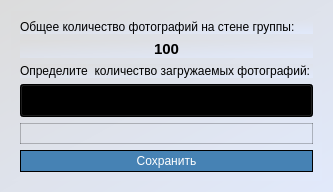
<?xml version="1.0" encoding="UTF-8"?>
<ui version="4.0">
 <class>Dialog</class>
 <widget class="QDialog" name="Dialog">
  <property name="geometry">
   <rect>
    <x>0</x>
    <y>0</y>
    <width>333</width>
    <height>166</height>
   </rect>
  </property>
  <property name="windowTitle">
   <string>Dialog</string>
  </property>
  <property name="styleSheet">
   <string notr="true">background-color: qlineargradient(spread:pad, x1:1, y1:1, x2:0, y2:0, stop:0 rgba(225, 233, 251, 255), stop:1 rgba(220, 220, 220, 255));</string>
  </property>
  <layout class="QVBoxLayout" name="verticalLayout_2">
   <item>
    <widget class="QFrame" name="wall_frame">
     <layout class="QVBoxLayout" name="verticalLayout">
      <item>
       <widget class="QLabel" name="label_define_count">
        <property name="text">
         <string>Общее количество фотографий на стене группы:</string>
        </property>
       </widget>
      </item>
      <item>
       <widget class="QLabel" name="label_count">
        <property name="styleSheet">
         <string notr="true">font-weight: bold;
font-size: 11pt;</string>
        </property>
        <property name="text">
         <string>100</string>
        </property>
        <property name="alignment">
         <set>Qt::AlignCenter</set>
        </property>
       </widget>
      </item>
      <item>
       <widget class="QLabel" name="label_select_photo">
        <property name="text">
         <string>Определите  количество загружаемых фотографий:</string>
        </property>
       </widget>
      </item>
      <item>
       <widget class="QComboBox" name="combo_box_select_photos">
        <property name="styleSheet">
         <string notr="true">QComboBox {
font-size: 10pt;
padding: 5px;
selection-background-color: transparent;
height: 21px;
}
</string>
        </property>
        <property name="currentIndex">
         <number>0</number>
        </property>
        <property name="frame">
         <bool>true</bool>
        </property>
        <item>
         <property name="text">
          <string>Все</string>
         </property>
        </item>
        <item>
         <property name="text">
          <string>Последние</string>
         </property>
        </item>
        <item>
         <property name="text">
          <string>Первые</string>
         </property>
        </item>
       </widget>
      </item>
      <item>
       <widget class="QLineEdit" name="line_edit_count">
        <property name="enabled">
         <bool>false</bool>
        </property>
        <property name="minimumSize">
         <size>
          <width>0</width>
          <height>21</height>
         </size>
        </property>
        <property name="maximumSize">
         <size>
          <width>16777215</width>
          <height>21</height>
         </size>
        </property>
        <property name="styleSheet">
         <string notr="true">QLineEdit {
background-color: white;
border: 1px solid black;
padding: 1px;
height: 21px;
}

QLineEdit::focus {
background-color: white;
border: 1px solid rgb(21, 148, 194);
padding: 1px;
}

QLineEdit::disabled {
background-color: transparent;
border: 1px solid rgba(0, 0, 0, 60)
}



</string>
        </property>
       </widget>
      </item>
      <item>
       <widget class="QPushButton" name="button_save">
        <property name="cursor">
         <cursorShape>PointingHandCursor</cursorShape>
        </property>
        <property name="styleSheet">
         <string notr="true">QPushButton {
background-color: rgb(70, 130, 180);
color: white;
border: 1px solid black;
padding: 3px 3px;
}

QPushButton:hover {
background-color: rgb(100, 152, 195);
}

QPushButton:pressed {
background-color: rgba(70, 130, 180, 90);
}</string>
        </property>
        <property name="text">
         <string>Сохранить</string>
        </property>
       </widget>
      </item>
     </layout>
    </widget>
   </item>
  </layout>
 </widget>
 <resources/>
 <connections/>
</ui>
